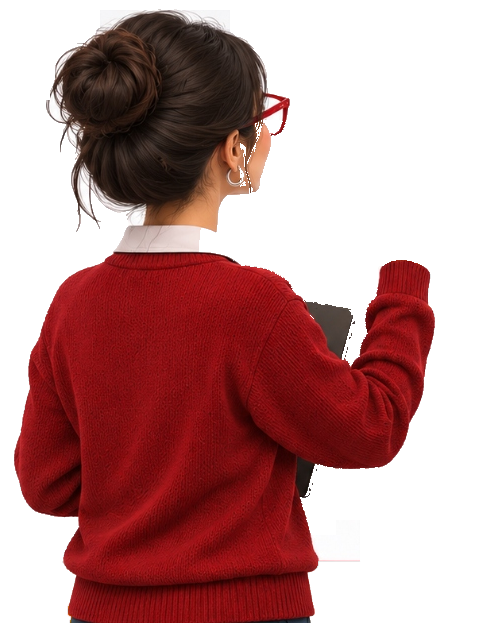
#> input picture assets/teacher-pointing-body.png, 480 x 623 px, found by its file name
$ python check_artifacts.py
#> lines starting #> are read from the running program, lines starting #| are printed output that depends on the picture
from PIL import Image
import numpy as np

body = Image.open('assets/teacher-pointing-body.png')
#> body is the input picture: PIL image 480x623 RGBA; mean R, G, B, A 164.6, 116.8, 116, 134.3
arr_b = np.array(body)

# In clear_all_stray_lines.py:
# 1. Open air gap between torso and raised arm
# y from 215 to 440, x from 240 to 350
gap1 = arr_b[215:440, 240:350, 3]
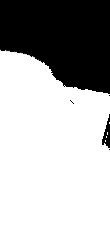
#> gap1: shape (225, 110); min 0, max 255, mean 170.8
print('Active pixels in gap1 (y 215..440, x 240..350):', np.sum(gap1 > 0))
#| Active pixels in gap1 (y 215..440, x 240..350): 16592

# 4. Yellow line at bottom below tablet (y > 510, x between 285 and 330)
gap4 = arr_b[510:560, 285:335, 3]
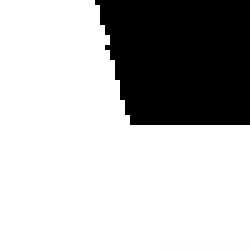
#> gap4: shape (50, 50) (shown 5 times larger); min 0, max 255, mean 185.1
print('Active pixels in gap4 (y 510..560, x 285..335):', np.sum(gap4 > 0))
#| Active pixels in gap4 (y 510..560, x 285..335): 1815
if np.sum(gap4 > 0) > 0:
    print('Colors in gap4:', arr_b[510:560, 285:335, :3][gap4 > 0][:5])
#| Colors in gap4: [[135  10  14]
#|  [148  22  25]
#|  [152  19  22]
#|  [155  19  23]
#|  [157  21  23]]

# Check right of arm / stylus in arm:
arm = Image.open('assets/teacher-pointing-arm.png')
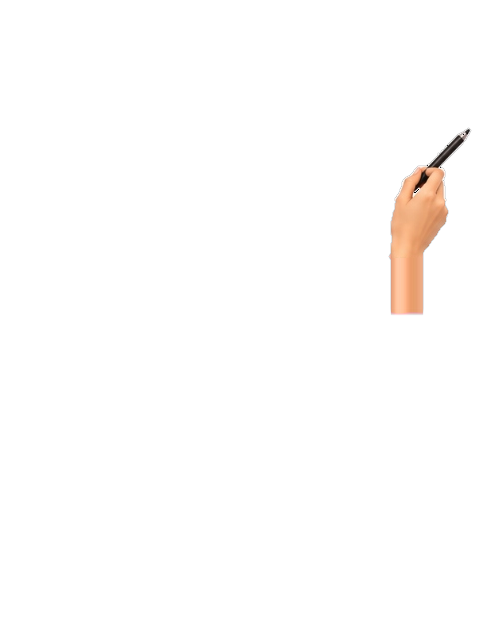
#> input picture assets/teacher-pointing-arm.png, 480 x 623 px, found by its file name
#> arm is the input picture: PIL image 480x623 RGBA; mean R, G, B, A 4.7, 3.4, 2.6, 5.3
arr_a = np.array(arm)
print('Arm shape:', arr_a.shape)
#| Arm shape: (623, 480, 4)
